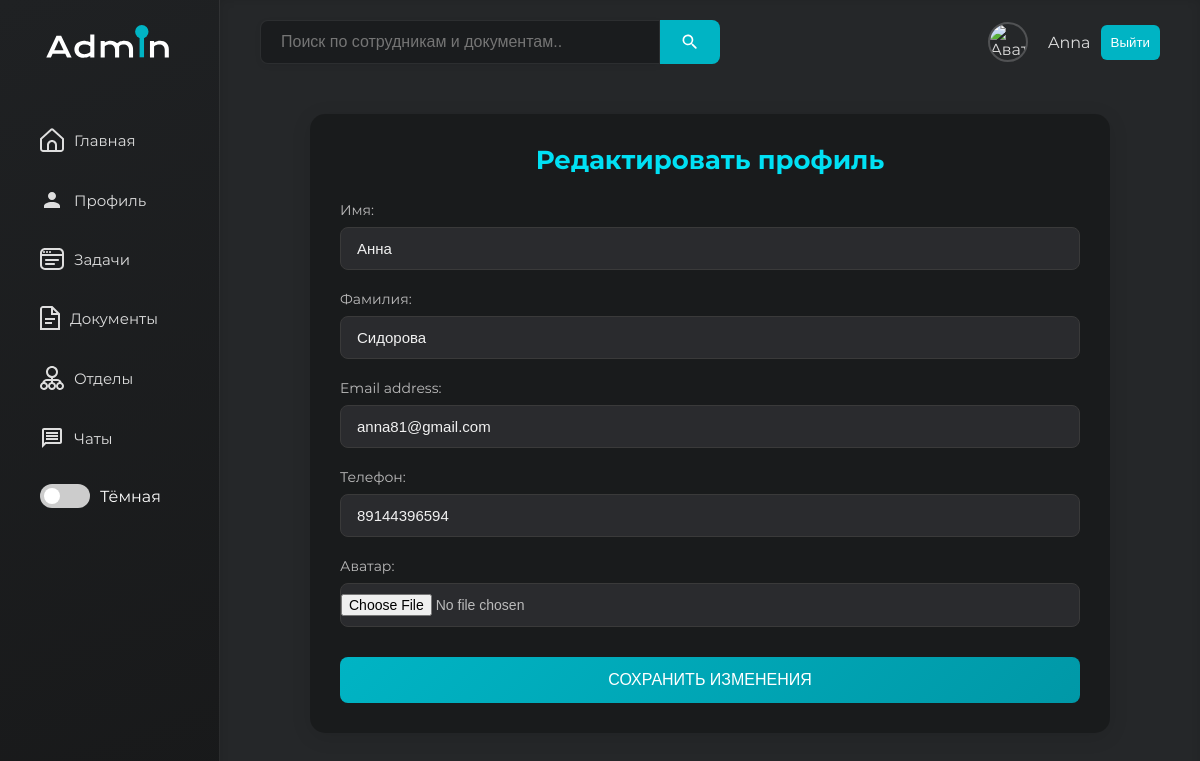
The page /profile/edit/ (signed in) on the database its author committed.
### www/models.py (models this page shows, shortened)
class User(AbstractUser):
    telephone = models.CharField(max_length=15)
    position = models.ForeignKey(
        Position,
        on_delete=models.SET_NULL,
        null=True,
        blank=True,
        verbose_name="Должность"
    )
    department = models.ForeignKey(
        Department,
        on_delete=models.SET_NULL,
        null=True,
        blank=True,
        verbose_name="Отдел"
    )
    avatar = models.ImageField(upload_to='avatars/', null=True, blank=True)
    first_name = models.CharField(max_length=150, verbose_name="Имя")
    last_name = models.CharField(max_length=150, verbose_name="Фамилия")
    role = models.ForeignKey(
        Role,
        on_delete=models.SET_NULL,
        null=True,
        blank=True,
        verbose_name="Роль"
    )

### www/views.py (the view)
# urls.py: path('profile/edit/', profile_edit, name='profile_edit'),  # Редактирование профиля
@login_required
def profile_edit(request):
    if request.method == 'POST':
        form = UserProfileForm(request.POST, request.FILES, instance=request.user)
        if form.is_valid():
            form.save()
            return redirect('profile')
    else:
        form = UserProfileForm(instance=request.user)
    return render(request, 'profile_edit.html', {'form': form})

### www/forms.py
class UserProfileForm(UserChangeForm):
    first_name = forms.CharField(max_length=100, label="Имя")
    last_name = forms.CharField(max_length=100, label="Фамилия")
    telephone = forms.CharField(max_length=15, label="Телефон")
    avatar = forms.ImageField(required=False, label="Аватар")
    class Meta:
        model = User
        fields = ['first_name', 'last_name', 'email', 'telephone', 'avatar']

### templates/profile_edit.html (shortened to what this page needs)
{% extends 'base.html' %}
{% block main %}
<div class="edit-profile-page">
  <h1 class="edit-title">Редактировать профиль</h1>
  <form method="post" enctype="multipart/form-data" class="edit-form">
    {% for field in form %}
      {% if field.name != 'password' %}
      <div class="form-group">
        {{ field.label_tag }}
        {{ field }}
      </div>
      {% endif %}
    {% endfor %}
    <button type="submit" class="save-button">Сохранить изменения</button>
  </form>
</div>
{% endblock %}

### templates/base.html (shortened to what this page needs)
{% load static %}
<!DOCTYPE html>
<html lang="en" data-theme="dark">
<head>
    <link rel="stylesheet" href="{% static 'css/dashboard.css' %}">
</head>
<body>
<div id="wrapper">
    <div id="sidebar" class="expanded">
        <div class="logo">
        </div>
        <ul class="nav">
            <li><a href="{% url 'main' %}">
                <span class="nav-text">Главная</span></a></li>
            {% if user.is_authenticated %}
                <li><a href="{% url  'profile' %}">
                    <svg style="margin-right: 10px" width="24" height="24" viewBox="0 0 24 24" fill="none"
                         xmlns="http://www.w3.org/2000/svg">
                        <path d="M12 4C9.79 4 8 5.79 8 8C8 10.21 9.79 12 12 12C14.21 12 16 10.21 16 8C16 5.79 14.21 4 12 4ZM12 14C7.58 14 4 15.79 4 18V20H20V18C20 15.79 16.42 14 12 14Z"
                              fill="#DEDEDE"/>
                    </svg>
                    <span class="nav-text">Профиль</span></a></li>
                <li><a href="{% url 'task' %}">
                    <span class="nav-text">Задачи</span></a></li>
                <li><a href="{% url 'documents' %}">
                    <span class="nav-text">Документы</span></a></li>
                <li><a href="{% url 'department_list' %}">
                    <span class="nav-text">Отделы</span></a></li>
                <li><a href="{% url 'chats' %}">
                    <svg style="margin-right: 10px" width="24" height="24" viewBox="0 0 24 24" fill="none"
                         xmlns="http://www.w3.org/2000/svg">
                        <path d="M20 2H4C2.9 2 2 2.9 2 4V22L6 18H20C21.1 18 22 17.1 22 16V4C22 2.9 21.1 2 20 2ZM20 16H5.17L4 17.17V4H20V16ZM6 12H18V14H6V12ZM6 9H18V11H6V9ZM6 6H18V8H6V6Z"
                              fill="#DEDEDE"/>
                    </svg>
                    <span class="nav-text">Чаты</span></a>
                </li>
            {% endif %}
            <li>
                <div class="theme-switcher">
                    <label class="switch">
                        <span class="slider round"></span>
                    </label>
                    <span id="themeLabel">Тёмная</span>
                </div>
            </li>
        </ul>
    </div>
    <div id="main-content">
        <header>
            <form method="GET" action="{% url 'search' %}" class="search-form">
                <input type="text"
                       name="query"
                       placeholder="Поиск по сотрудникам и документам.."
                       value="{{ request.GET.query|default_if_none:'' }}">
                <button type="submit" class="search">
                </button>
            </form>
            <div class="profile">
                {% if user.avatar %}
                    <img src="{{ user.avatar.url }}" alt="Аватар" style="max-width: 150px; max-height: 150px;">
                {% else %}
                    <img src="{% static 'img/default-avatar.png' %}" alt="Аватар по умолчанию"
                         style="max-width: 150px; max-height: 150px;">
                {% endif %}
                {% if user.is_authenticated %}
                    {{ user.username }}
                {% else %}
                    Гость
                {% endif %}
                {% if user.is_authenticated %}
                    <button><a href="{% url 'logout' %}">Выйти</a></button>
                {% else %}
                    <button><a href="{% url 'login' %}">Войти</a></button>
                {% endif %}
            </div>
        </header>
        <section class="dashboard">
            {% block main %}
            {% endblock %}
        </section>
    </div>
</div>
</body>
</html>

### static/css/dashboard.css (style rules this page uses)
:root { --accent-color: #00B4C4; --bg-primary: #F5F5F5; --bg-secondary: #FFFFFF; --bg-sidebar: linear-gradient(160deg, #1f2123 0%, #18191a 100%); --border-color: #e0e0e0; --card-bg: #FFFFFF; --card-shadow: 0 2px 10px rgba(0, 0, 0, 0.05); --icon-filter: none; --sidebar-light-active: rgba(0, 180, 196, 0.25); --sidebar-light-bg: linear-gradient(160deg, #f5f7fa 0%, #00b4c4 100%); --sidebar-light-border: rgba(0, 0, 0, 0.08); --sidebar-light-hover: rgba(0, 180, 196, 0.15); --sidebar-light-text: #333; --text-primary: #333; --text-secondary: #555; }
[data-theme="dark"] { --bg-primary: #252729; --bg-secondary: #1A1C1E; --bg-sidebar: linear-gradient(160deg, #1f2123 0%, #18191a 100%); --border-color: rgba(255, 255, 255, 0.08); --card-bg: #1E2022; --card-shadow: 0 2px 10px rgba(0, 0, 0, 0.2); --icon-filter: invert(100%) sepia(0%) saturate(0%) hue-rotate(93deg) brightness(103%) contrast(103%); --text-primary: #DDDDDD; --text-secondary: #AAAAAA; }
* { margin: 0; padding: 0; box-sizing: border-box; }
h1, h2 { font-family: 'Montserrat'; font-weight: 400; }
body { font-family: 'Montserrat', sans-serif; font-weight: 400; background-color: var(--bg-primary); color: var(--text-primary); transition: background-color 0.3s ease, color 0.3s ease; }
button { background-color: var(--accent-color); padding: 10px; color: white; border: none; border-radius: 6px; cursor: pointer; }
a { text-decoration: none; color: white; }
#main-content { flex-grow: 1; background-color: var(--bg-primary); padding: 20px 40px; height: 100vh; overflow-y: auto; box-shadow: inset 0px 0px 10px rgba(0, 0, 0, 0.1); }
.search-form { display: flex; flex: 1; min-width: 200px; max-width: 100%; }
.search-form input[type="text"] { padding: 12px 20px; font-size: 16px; border: 1px solid var(--border-color); border-radius: 8px 0 0 8px; outline: none; transition: border-color 0.3s ease; background-color: var(--bg-secondary); color: var(--text-primary); width: 100%; max-width: 400px; box-shadow: 0 2px 6px rgba(0, 0, 0, 0.05); }
.search-form .search { background-color: var(--accent-color); border: none; border-radius: 0 8px 8px 0; padding: 0 20px; cursor: pointer; display: flex; align-items: center; justify-content: center; transition: background-color 0.3s ease; min-width: 50px; }
#sidebar, header, .profile, input { transition: all 0.4s cubic-bezier(0.4, 0, 0.2, 1); }
.dashboard { animation: cardEntrance 0.6s ease-out both; padding: 30px 0px; }
header { display: flex; justify-content: space-between; align-items: center; margin-bottom: 20px; }
header a { text-decoration: none; color: #ffffff; }
header input[type="text"] { width: 100%; padding: 10px 15px; max-width: 400px; font-size: 16px; border: 1px solid var(--border-color); border-radius: 15px; outline: none; transition: border-color 0.3s ease; background-color: var(--bg-secondary); color: var(--text-primary); }
header .profile { display: flex; align-items: center; color: var(--text-primary); gap: 10px; transition: all 0.3s ease; }
header .profile img { width: 40px; height: 40px; border-radius: 50%; margin-right: 10px; border: 2px solid rgba(255, 255, 255, 0.2); }
.theme-switcher { display: flex; align-items: center; gap: 10px; margin: 20px; }
.switch { position: relative; display: inline-block; width: 50px; height: 24px; }
.slider { position: absolute; cursor: pointer; top: 0; left: 0; right: 0; bottom: 0; background-color: #ccc; transition: .4s; }
.slider:before { position: absolute; content: ""; height: 16px; width: 16px; left: 4px; bottom: 4px; background-color: white; transition: .4s; }
.slider.round { border-radius: 24px; }
.slider.round:before { border-radius: 50%; }
#wrapper { display: flex; }
#sidebar { min-width: 220px; height: 100vh; background: var(--bg-sidebar); color: white; display: flex; flex-direction: column; transition: all 0.4s cubic-bezier(0.4, 0, 0.2, 1); border-right: 1px solid rgba(255, 255, 255, 0.08); overflow: hidden; padding: 25px 0; position: relative; }
#sidebar .logo { text-align: center; transition: opacity 0.3s ease, transform 0.3s ease; margin-bottom: 40px; }
#sidebar .nav li { padding: 0 20px; margin: 8px 0; position: relative; transition: all 0.3s cubic-bezier(0.4, 0, 0.2, 1); list-style: none; }
#sidebar .nav li a { display: flex; align-items: center; padding: 14px 20px; border-radius: 8px; color: rgba(255, 255, 255, 0.85); font-size: 15px; font-weight: 500; transition: all 0.3s ease; background: transparent; position: relative; overflow: hidden; }

### rows shown on the page
User: username "Anna", form "Анна" "Сидорова" "anna81@gmail.com" "89144396594"

### other values the page prints
{{ field.label_tag }} "Имя:" "Фамилия:" "Email address:" "Телефон:" "Аватар:"
